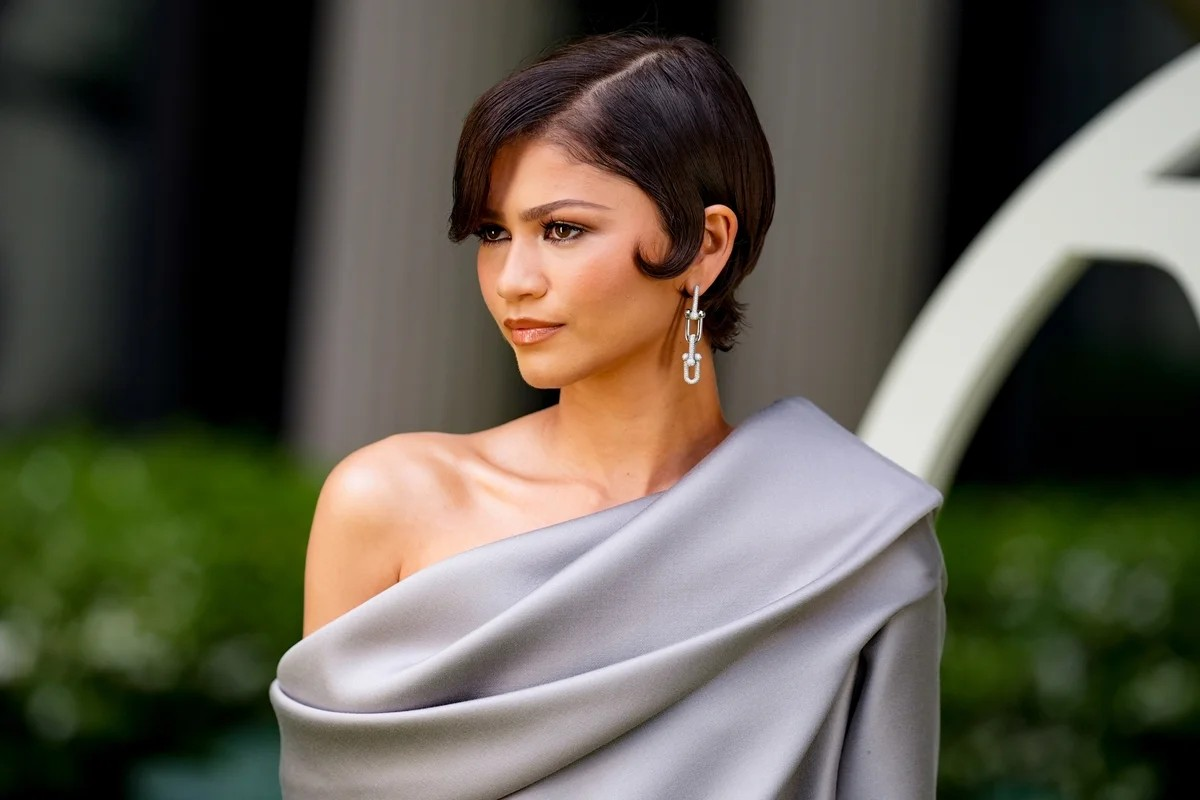
#> input picture fotos/2026-10-08/p1_capa.jpg, 1200 x 800 px
$ python -i editorial.py   (imports and definitions only)
#> lines starting #> are read from the running program, lines starting #| are printed output that depends on the picture; after the words box and inside, x2 and y2 are one past the last pixel; in counts of white or black regions, pixels touching at a corner belong together
#> further down, picture is the input picture: PIL image 1200x800 RGB; mean R, G, B 93.6, 89.4, 76.9
#!/usr/bin/env python3
"""Carrossel EDITORIAL do @loucasportutoriais (aprovado em 16/11/2026).
Capa: fundo creme, titulo serifado (DM Serif Display) com palavras em italico rosa, fotos inteiras lado a lado.
Slides internos: formato de post de rede social (avatar, nome, selo, @), texto curto com **negrito**,
fotos INTEIRAS (sem corte) embaixo, rotulos discretos.
Uso: python3 editorial.py post.json pasta_saida pasta_fotos [pasta_fotos2 ...]

post.json:
{
 "cover": {"lines": [["Lateral", ""], ["fina", "i"], [" ou", ""], ["larga?", "i"]] ... ver exemplo em conteudo/,
           "sub": "...", "tag": "BIQUÍNI 101", "photos": [{"photo": "a.jpg", "label": "Fina"}, ...]},
 "slides": [
   {"text": "**No quadril:** texto curto", "photos": [{"photo": "x.jpg", "label": "Fina"}, ...]},
   {"text": "...", "grid": [{"photo": "y.jpg", "label": "Tangão"}, ...], "cols": 3}
 ],
 "final": {"text": "...", "photos": [...], "code": "LOUCAS15", "code_note": "15% off", "cta": "Link na bio"}
}
"""
import json, os, re, sys
from PIL import Image, ImageDraw, ImageFont, ImageFilter

W, H = 1080, 1350
HERE = os.path.dirname(os.path.abspath(__file__))
FONTS = os.path.join(HERE, "fonts")
INTER = "/usr/share/fonts/opentype/inter/"
BG, CARD, INK, ACC, MUTE = (243, 237, 230), (255, 255, 255), (36, 28, 25), (178, 74, 98), (128, 112, 106)
NAME, HANDLE = "Loucas por Tutoriais", "@loucasportutoriais"
DIRS = []


def F(kind, size):
    paths = {
        "serif": [os.path.join(FONTS, "DMSerifDisplay-Regular.ttf")],
        "serif_i": [os.path.join(FONTS, "DMSerifDisplay-Italic.ttf")],
        "reg": [INTER + "Inter-Regular.otf", os.path.join(FONTS, "LiberationSans-Regular.ttf")],
        "med": [INTER + "Inter-Medium.otf", os.path.join(FONTS, "LiberationSans-Regular.ttf")],
        "semi": [INTER + "Inter-SemiBold.otf", os.path.join(FONTS, "LiberationSans-Bold.ttf")],
        "bold": [INTER + "Inter-Bold.otf", os.path.join(FONTS, "LiberationSans-Bold.ttf")],
    }[kind]
    for p in paths:
        if os.path.exists(p):
            return ImageFont.truetype(p, size)
    raise FileNotFoundError(kind)


# [107 lines left out: functions load, sharpen_if_upscaled, paste_round, photos_row, fill_crop, grid and 2 more, not called in this run]


# ---------------- cabecalho estilo post ----------------
def avatar(size):
#> called with size = 92
    p = os.path.join(HERE, "avatar.png")
    if os.path.exists(p):
        src = Image.open(p).convert("RGB")
        w, h = src.size
        c = int(min(w, h) * 0.86)
        src = src.crop(((w - c) // 2, (h - c) // 2 + int(h * 0.03), (w - c) // 2 + c, (h - c) // 2 + c + int(h * 0.03)))
        a = src.resize((size, size), Image.LANCZOS)
    else:
        a = Image.new("RGB", (size, size), ACC)
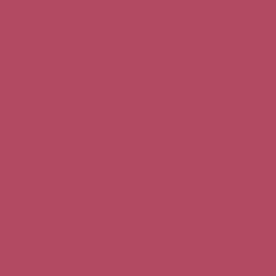
#> a: PIL image 92x92 RGB (shown 3 times larger); mean R, G, B 178, 74, 98
    m = Image.new("L", (size, size), 0)
#> m: PIL image 92x92 L; every value is 0
    ImageDraw.Draw(m).ellipse([0, 0, size - 1, size - 1], fill=255)
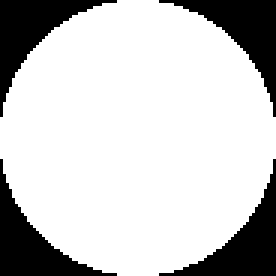
#> m: PIL image 92x92 L (shown 3 times larger); 78.4% white; 4 black regions, box (x1, y1, x2, y2) and area: (0, 0, 39, 39) 458, (53, 0, 92, 39) 458, (0, 53, 39, 92) 458, (53, 53, 92, 92) 458
    return a, m


def badge(d, x, y, r=14):
    d.ellipse([x, y, x + 2 * r, y + 2 * r], fill=(29, 155, 240))
    d.line([(x + r * 0.55, y + r * 1.0), (x + r * 0.9, y + r * 1.35), (x + r * 1.5, y + r * 0.65)], fill=(255, 255, 255), width=4)


def header(img, n=None, total=None):
    d = ImageDraw.Draw(img)
    a, m = avatar(92)
    img.paste(a, (70, 64), m)
    fn = F("bold", 34)
    d.text((182, 70), NAME, font=fn, fill=INK)
    badge(d, 182 + d.textlength(NAME, font=fn) + 10, 74)
    d.text((182, 116), HANDLE, font=F("reg", 28), fill=MUTE)
    if n:
        d.text((W - 70, 78), f"{n}/{total}", font=F("med", 26), fill=MUTE, anchor="ra")
    return d


# ---------------- slides ----------------
# [71 lines left out: functions render_cover, render_post, render_final, main, not called in this run]


# [2 lines not run here, left out]

>>> from PIL import Image
>>> picture = Image.open('../fotos/2026-10-08/p1_capa.jpg')
>>> result = header(picture)
